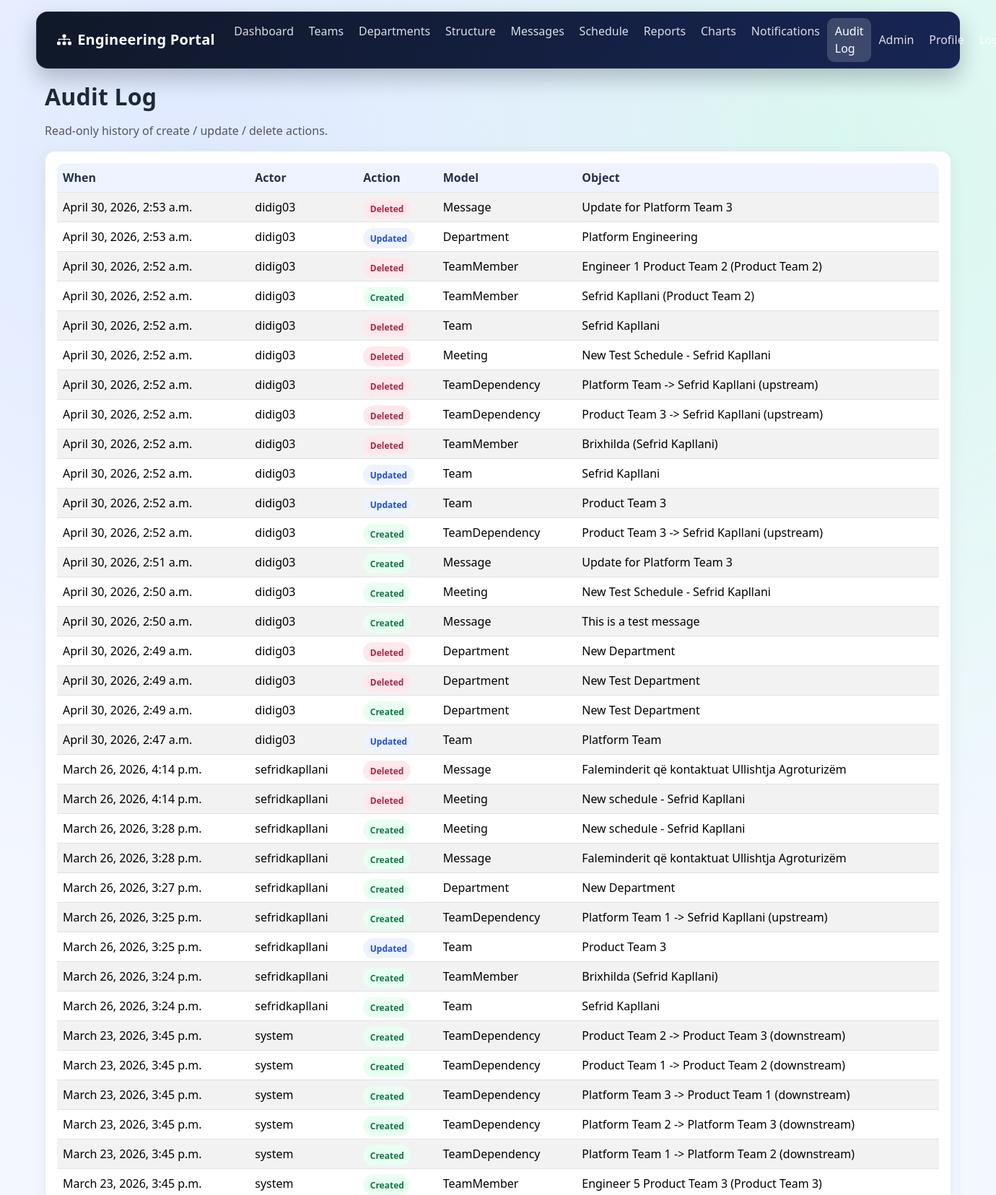
/audit-log/ (signed in, upper part), run on the app's committed database.
### core/models.py (models this page shows, shortened)
class AuditLog(models.Model):
    actor = models.ForeignKey(User, on_delete=models.SET_NULL, null=True, blank=True)
    action = models.CharField(max_length=50)
    model_name = models.CharField(max_length=80)
    object_pk = models.CharField(max_length=50)
    object_label = models.CharField(max_length=255)
    created_at = models.DateTimeField(auto_now_add=True)
    class Meta:
        ordering = ["-created_at"]

### core/views.py (the view)
# urls.py: path("audit-log/", AuditLogListView.as_view(), name="audit_log"),
class AuditLogListView(LoginRequiredMixin, ListView):
    template_name = "core/audit_log.html"
    context_object_name = "audit_logs"
    paginate_by = 50
    def get_queryset(self):
        return AuditLog.objects.select_related("actor").all()

### core/context_processors.py (called while the page is built)
def notification_count(request):
    if request.user.is_authenticated:
        return {"unread_notifications_count": Notification.objects.filter(user=request.user, is_read=False).count()}
    return {"unread_notifications_count": 0}

### core/current_user.py (called while the page is built)
def set_current_user(user):
    _current_user.set(user)

### templates/core/audit_log.html (shortened to what this page needs)
{% extends "base.html" %}
{% block content %}
<h2 class="page-title">Audit Log</h2>
<p class="text-muted">Read-only history of create / update / delete actions.</p>
<div class="card">
    <div class="card-body">
        <div class="table-responsive">
            <table class="table table-striped align-middle mb-0">
                <thead>
                    <tr>
                        <th>When</th>
                        <th>Actor</th>
                        <th>Action</th>
                        <th>Model</th>
                        <th>Object</th>
                    </tr>
                </thead>
                <tbody>
                    {% for log in audit_logs %}
                        <tr>
                            <td>{{ log.created_at }}</td>
                            <td>{{ log.actor.username|default:"system" }}</td>
                            <td>
                                {% if log.action == "created" %}
                                    <span class="badge-pill-soft badge-soft-success">Created</span>
                                {% elif log.action == "deleted" %}
                                    <span class="badge-pill-soft badge-soft-danger">Deleted</span>
                                {% else %}
                                    <span class="badge-pill-soft" style="background:#eef3ff;color:#1f4fd6">Updated</span>
                                {% endif %}
                            </td>
                            <td>{{ log.model_name }}</td>
                            <td>{{ log.object_label }}</td>
                        </tr>
                    {% endfor %}
                </tbody>
            </table>
        </div>
    </div>
</div>
{% endblock %}

### static/css/site.css (style rules this page uses)
:root { --bg: #f3f7ff; --surface: #ffffff; --text: #1f2937; --muted: #6b7280; --primary: #3366ff; --primary-dark: #1f4fd6; --danger-soft: #ffe8ec; --success-soft: #e8fff2; }
body { font-family: "Segoe UI", Tahoma, Geneva, Verdana, sans-serif; background: radial-gradient(circle at 20% 10%, #dfe9ff 0%, rgba(223, 233, 255, 0) 40%), radial-gradient(circle at 85% 10%, #d8f8ee 0%, rgba(216, 248, 238, 0) 40%), var(--bg); color: var(--text); min-height: 100vh; }
.page-title { font-weight: 700; letter-spacing: 0.2px; margin-bottom: 1rem; }
.card { border: 1px solid #e5ecf6; border-radius: 14px; box-shadow: 0 6px 22px rgba(15, 23, 42, 0.06); }
.table { border-collapse: separate; border-spacing: 0; overflow: hidden; border-radius: 12px; }
.table thead th { background: #eef3ff; color: #24324b; border-bottom: 1px solid #dfe7f5; }
.badge-pill-soft { padding: 0.35rem 0.6rem; border-radius: 999px; font-size: 0.75rem; font-weight: 700; }
.badge-soft-success { background: var(--success-soft); color: #0f7a45; }
.badge-soft-danger { background: var(--danger-soft); color: #a72744; }

### data on the page
AuditLog: created_at "April 30, 2026, 2:53 a.m.", actor.username "didig03", action "Deleted", model_name "Message", object_label "Update for Platform Team 3"
AuditLog: created_at "April 30, 2026, 2:53 a.m.", actor.username "didig03", action "Updated", model_name "Department", object_label "Platform Engineering"
AuditLog: created_at "April 30, 2026, 2:52 a.m.", actor.username "didig03", action "Deleted", model_name "TeamMember", object_label "Engineer 1 Product Team 2 (Product Team 2)"
AuditLog: created_at "April 30, 2026, 2:52 a.m.", actor.username "didig03", action "Created", model_name "TeamMember", object_label "Sefrid Kapllani (Product Team 2)"
AuditLog: created_at "April 30, 2026, 2:52 a.m.", actor.username "didig03", action "Deleted", model_name "Team", object_label "Sefrid Kapllani"
AuditLog: created_at "April 30, 2026, 2:52 a.m.", actor.username "didig03", action "Deleted", model_name "Meeting", object_label "New Test Schedule - Sefrid Kapllani"
AuditLog: created_at "April 30, 2026, 2:52 a.m.", actor.username "didig03", action "Deleted", model_name "TeamDependency", object_label "Platform Team -> Sefrid Kapllani (upstream)"
AuditLog: created_at "April 30, 2026, 2:52 a.m.", actor.username "didig03", action "Deleted", model_name "TeamDependency", object_label "Product Team 3 -> Sefrid Kapllani (upstream)"
AuditLog: created_at "April 30, 2026, 2:52 a.m.", actor.username "didig03", action "Deleted", model_name "TeamMember", object_label "Brixhilda (Sefrid Kapllani)"
AuditLog: created_at "April 30, 2026, 2:52 a.m.", actor.username "didig03", action "Updated", model_name "Team", object_label "Sefrid Kapllani"
AuditLog: created_at "April 30, 2026, 2:52 a.m.", actor.username "didig03", action "Updated", model_name "Team", object_label "Product Team 3"
AuditLog: created_at "April 30, 2026, 2:52 a.m.", actor.username "didig03", action "Created", model_name "TeamDependency", object_label "Product Team 3 -> Sefrid Kapllani (upstream)"
AuditLog: created_at "April 30, 2026, 2:51 a.m.", actor.username "didig03", action "Created", model_name "Message", object_label "Update for Platform Team 3"
AuditLog: created_at "April 30, 2026, 2:50 a.m.", actor.username "didig03", action "Created", model_name "Meeting", object_label "New Test Schedule - Sefrid Kapllani"
AuditLog: created_at "April 30, 2026, 2:50 a.m.", actor.username "didig03", action "Created", model_name "Message", object_label "This is a test message"
AuditLog: created_at "April 30, 2026, 2:49 a.m.", actor.username "didig03", action "Deleted", model_name "Department", object_label "New Department"
AuditLog: created_at "April 30, 2026, 2:49 a.m.", actor.username "didig03", action "Deleted", model_name "Department", object_label "New Test Department"
AuditLog: created_at "April 30, 2026, 2:49 a.m.", actor.username "didig03", action "Created", model_name "Department", object_label "New Test Department"
AuditLog: created_at "April 30, 2026, 2:47 a.m.", actor.username "didig03", action "Updated", model_name "Team", object_label "Platform Team"
AuditLog: created_at "March 26, 2026, 4:14 p.m.", actor.username "sefridkapllani", action "Deleted", model_name "Message", object_label "Faleminderit që kontaktuat Ullishtja Agroturizëm"
AuditLog: created_at "March 26, 2026, 4:14 p.m.", actor.username "sefridkapllani", action "Deleted", model_name "Meeting", object_label "New schedule - Sefrid Kapllani"
AuditLog: created_at "March 26, 2026, 3:28 p.m.", actor.username "sefridkapllani", action "Created", model_name "Meeting", object_label "New schedule - Sefrid Kapllani"
AuditLog: created_at "March 26, 2026, 3:28 p.m.", actor.username "sefridkapllani", action "Created", model_name "Message", object_label "Faleminderit që kontaktuat Ullishtja Agroturizëm"
AuditLog: created_at "March 26, 2026, 3:27 p.m.", actor.username "sefridkapllani", action "Created", model_name "Department", object_label "New Department"
AuditLog: created_at "March 26, 2026, 3:25 p.m.", actor.username "sefridkapllani", action "Created", model_name "TeamDependency", object_label "Platform Team 1 -> Sefrid Kapllani (upstream)"
AuditLog: created_at "March 26, 2026, 3:25 p.m.", actor.username "sefridkapllani", action "Updated", model_name "Team", object_label "Product Team 3"
AuditLog: created_at "March 26, 2026, 3:24 p.m.", actor.username "sefridkapllani", action "Created", model_name "TeamMember", object_label "Brixhilda (Sefrid Kapllani)"
AuditLog: created_at "March 26, 2026, 3:24 p.m.", actor.username "sefridkapllani", action "Created", model_name "Team", object_label "Sefrid Kapllani"
AuditLog: created_at "March 23, 2026, 3:45 p.m.", actor.username "system", action "Created", model_name "TeamDependency", object_label "Product Team 2 -> Product Team 3 (downstream)"
AuditLog: created_at "March 23, 2026, 3:45 p.m.", actor.username "system", action "Created", model_name "TeamDependency", object_label "Product Team 1 -> Product Team 2 (downstream)"
AuditLog: created_at "March 23, 2026, 3:45 p.m.", actor.username "system", action "Created", model_name "TeamDependency", object_label "Platform Team 3 -> Product Team 1 (downstream)"
AuditLog: created_at "March 23, 2026, 3:45 p.m.", actor.username "system", action "Created", model_name "TeamDependency", object_label "Platform Team 2 -> Platform Team 3 (downstream)"
AuditLog: created_at "March 23, 2026, 3:45 p.m.", actor.username "system", action "Created", model_name "TeamDependency", object_label "Platform Team 1 -> Platform Team 2 (downstream)"
AuditLog: created_at "March 23, 2026, 3:45 p.m.", actor.username "system", action "Created", model_name "TeamMember", object_label "Engineer 5 Product Team 3 (Product Team 3)"
